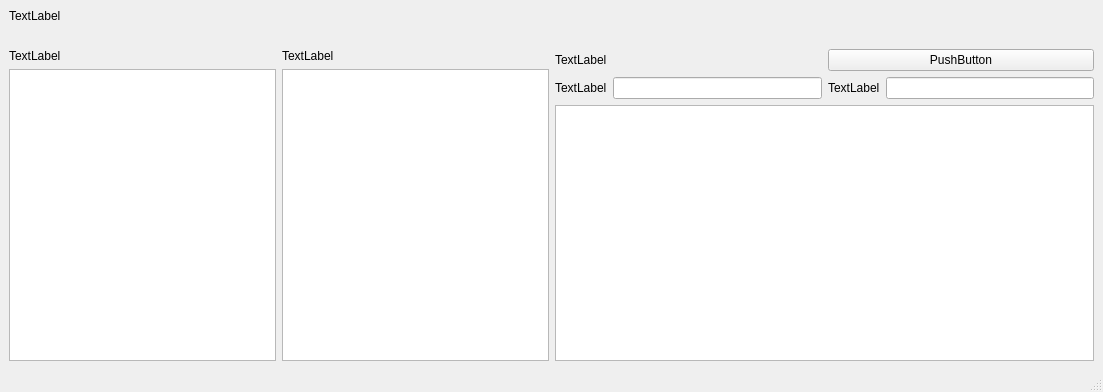
<?xml version="1.0" encoding="UTF-8"?>
<ui version="4.0">
 <class>MainWindow</class>
 <widget class="QMainWindow" name="MainWindow">
  <property name="geometry">
   <rect>
    <x>0</x>
    <y>0</y>
    <width>1103</width>
    <height>392</height>
   </rect>
  </property>
  <property name="windowTitle">
   <string>MainWindow</string>
  </property>
  <widget class="QWidget" name="centralwidget">
   <layout class="QGridLayout" name="gridLayout_4">
    <item row="0" column="0">
     <layout class="QGridLayout" name="gridLayout_2">
      <item row="0" column="0">
       <widget class="QLabel" name="label">
        <property name="text">
         <string>TextLabel</string>
        </property>
       </widget>
      </item>
      <item row="1" column="0">
       <layout class="QGridLayout" name="gridLayout">
        <item row="2" column="0">
         <widget class="QTableWidget" name="table_1"/>
        </item>
        <item row="1" column="0">
         <widget class="QLabel" name="label_1">
          <property name="text">
           <string>TextLabel</string>
          </property>
         </widget>
        </item>
        <item row="1" column="1">
         <widget class="QLabel" name="label_2">
          <property name="text">
           <string>TextLabel</string>
          </property>
         </widget>
        </item>
        <item row="2" column="1">
         <widget class="QTableWidget" name="table_2"/>
        </item>
        <item row="0" column="0" colspan="2">
         <spacer name="horizontalSpacer_2">
          <property name="orientation">
           <enum>Qt::Horizontal</enum>
          </property>
          <property name="sizeHint" stdset="0">
           <size>
            <width>40</width>
            <height>20</height>
           </size>
          </property>
         </spacer>
        </item>
       </layout>
      </item>
     </layout>
    </item>
    <item row="0" column="1">
     <layout class="QGridLayout" name="gridLayout_3">
      <item row="4" column="1">
       <layout class="QHBoxLayout" name="horizontalLayout_2">
        <item>
         <widget class="QLabel" name="floor_label">
          <property name="text">
           <string>TextLabel</string>
          </property>
         </widget>
        </item>
        <item>
         <widget class="QLineEdit" name="floor_show"/>
        </item>
       </layout>
      </item>
      <item row="2" column="0" colspan="2">
       <layout class="QHBoxLayout" name="horizontalLayout_3">
        <item>
         <widget class="QLabel" name="label_3">
          <property name="text">
           <string>TextLabel</string>
          </property>
         </widget>
        </item>
        <item>
         <widget class="QPushButton" name="import_btm">
          <property name="text">
           <string>PushButton</string>
          </property>
         </widget>
        </item>
       </layout>
      </item>
      <item row="4" column="0">
       <layout class="QHBoxLayout" name="horizontalLayout">
        <item>
         <widget class="QLabel" name="num_label">
          <property name="layoutDirection">
           <enum>Qt::LeftToRight</enum>
          </property>
          <property name="text">
           <string>TextLabel</string>
          </property>
         </widget>
        </item>
        <item>
         <widget class="QLineEdit" name="num_show"/>
        </item>
       </layout>
      </item>
      <item row="6" column="0" colspan="2">
       <widget class="QPlainTextEdit" name="status"/>
      </item>
      <item row="0" column="0" colspan="2">
       <spacer name="horizontalSpacer">
        <property name="orientation">
         <enum>Qt::Horizontal</enum>
        </property>
        <property name="sizeHint" stdset="0">
         <size>
          <width>228</width>
          <height>20</height>
         </size>
        </property>
       </spacer>
      </item>
      <item row="1" column="0" colspan="2">
       <spacer name="horizontalSpacer_3">
        <property name="orientation">
         <enum>Qt::Horizontal</enum>
        </property>
        <property name="sizeHint" stdset="0">
         <size>
          <width>40</width>
          <height>20</height>
         </size>
        </property>
       </spacer>
      </item>
     </layout>
    </item>
   </layout>
  </widget>
  <widget class="QMenuBar" name="menubar">
   <property name="geometry">
    <rect>
     <x>0</x>
     <y>0</y>
     <width>1103</width>
     <height>22</height>
    </rect>
   </property>
  </widget>
  <widget class="QStatusBar" name="statusbar"/>
 </widget>
 <resources/>
 <connections/>
</ui>
